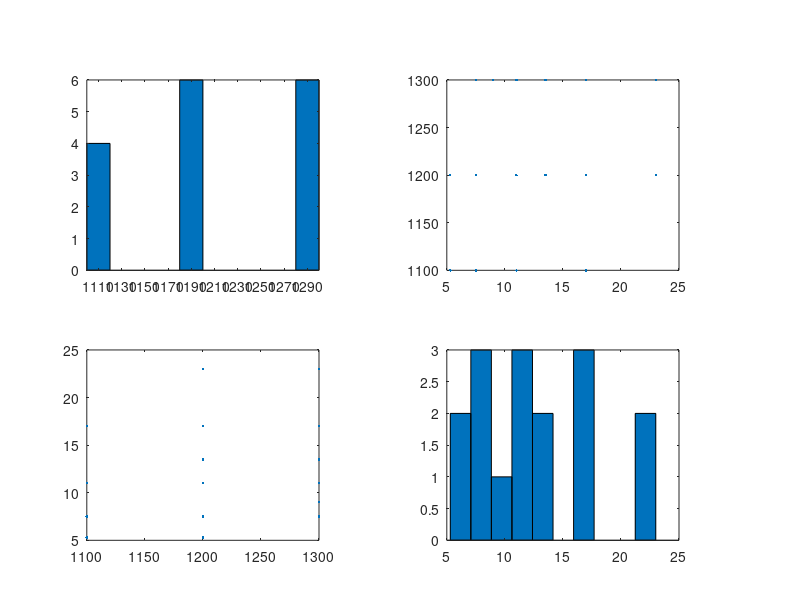

This chart was generated by the following MATLAB code: (Note: this script raises an error after producing the figure.)
load acetylene
plotmatrix([x1 x2])
X = [x1 x2];
D = x2fx(X,'interaction');
D(:,1) = []; % No constant term
k = 0:1e-5:5e-3;
B = ridge(y,D,k);
figure
plot(k,B,'LineWidth',2)
ylim([-100 100])
grid on 
xlabel('Ridge Parameter') 
ylabel('Standardized Coefficient') 
title('Ridge Trace') 
legend('x1','x2','x3','x1x2','x1x3','x2x3')
